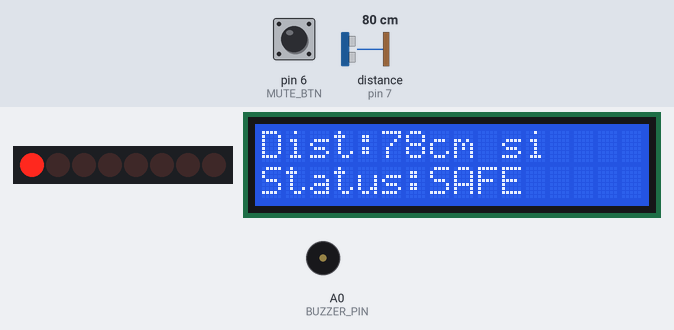
Bench run of a sketch on a simulated Arduino Uno, built with avr-gcc and run on an emulated ATmega328P. Shown: 8 shift-register outputs drawn as a row of LEDs (first output left, lit = HIGH), 16×2 character LCD, buzzer (waves = sounding). Wiring (inferred from the names in the program): ultrasonic range finder: trigger pin 8; echo pin 7; shift register (74HC595): data pin 11; shift clock pin 13; latch pin 10. Wiring (inferred from the signals the program sends): row of LEDs: on Q0, Q1, Q2, Q3, Q4, Q5, Q6, Q7. Inputs (shaded band) come from the test bench; at power-on: distance to the obstacle (sensor on pin 7) 80 cm, pin 6 (MUTE_BTN) HIGH. The echo pulse lasts 58.3 µs per cm.

Above: at 1.9 s.
2.0 s: distance to the obstacle (sensor on pin 7) set to 66 cm
At 3.2 s:
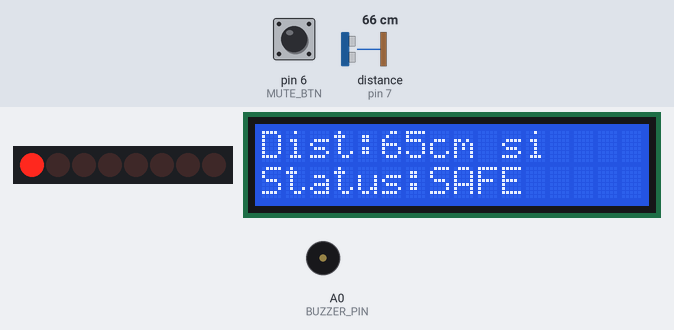
3.5 s: distance to the obstacle (sensor on pin 7) set to 59 cm
At 3.75 s:
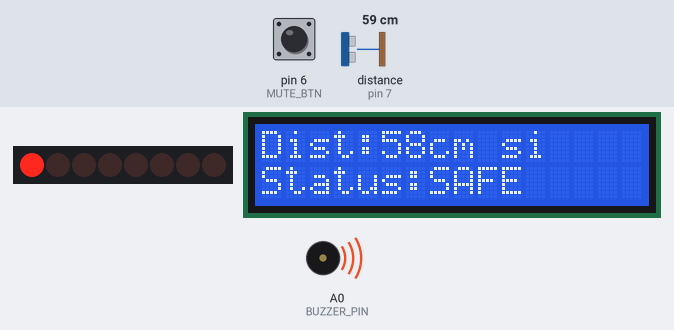
6.5 s: pin 6 (MUTE_BTN) pulled LOW for 0.15 s
At 7.3 s:
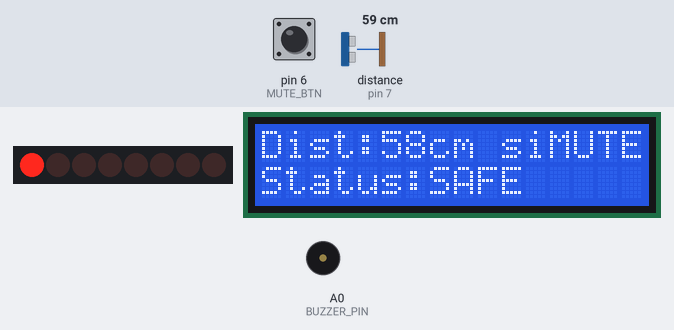
8.1 s: distance to the obstacle (sensor on pin 7) set to 22 cm
At 9.3 s:
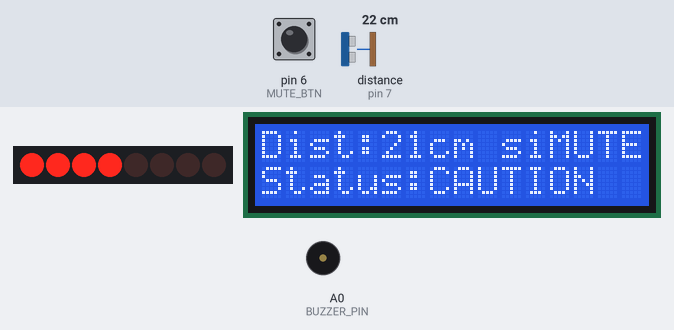
11.1 s: pin 6 (MUTE_BTN) pulled LOW for 1 s
At 11.3 s:
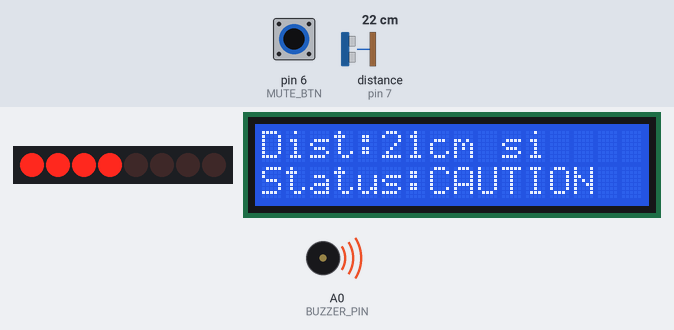
13.6 s: distance to the obstacle (sensor on pin 7) set to 2 cm
At 14.3 s:
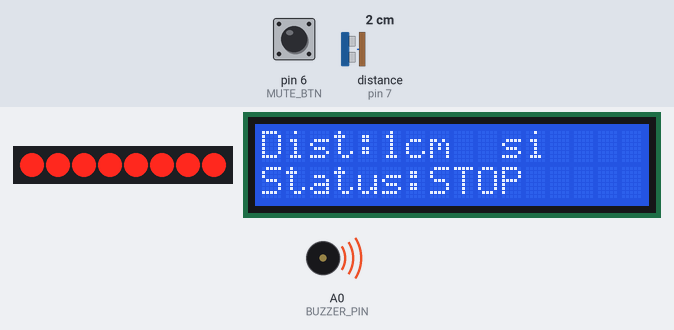
Timing chart, 0 to 16.2 s (numbered marks = the images above; inputs shaded):
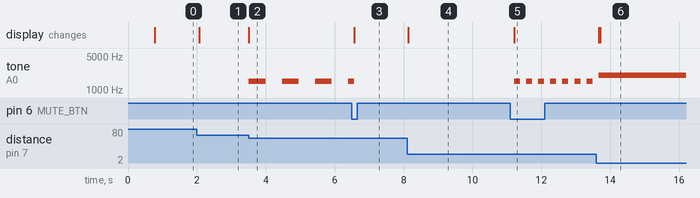

The sketch:

Circuit-Code.ino
```cpp
#include <LiquidCrystal.h>


// --------------------
// Shift register (SN74HC595)
const int SR_DATA  = 11;  // SER / DS  (pin 14)
const int SR_LATCH = 10;  // RCLK / ST_CP (pin 12)
const int SR_CLOCK = 13;  // SRCLK / SH_CP (pin 11)

// Ultrasonic sensor (HC-SR04)
const int TRIG_PIN = 8;
const int ECHO_PIN = 7;

// Buzzer + Mute button
const int BUZZER_PIN = A0;   // buzzer to A0, buzzer to GND
const int MUTE_BTN   = 6;    // button to GND,

// LCD: RS, E, D4, D5, D6, D7
LiquidCrystal lcd(12, 9, 5, 4, 3, 2);

const int STOP_CM     = 10;   //
const int CAUTION_CM  = 25;   //
const int FAR_SILENT  = 60;   //
const int NO_SIGNAL   = 999;  //

// Button debounce
bool muted = false;
bool lastStableBtn = HIGH;
bool lastReadingBtn = HIGH;
unsigned long lastDebounceT0 = 0;
const unsigned long DEBOUNCE_MS = 35;

// Buzzer timing
unsigned long lastBeepTime = 0;
bool beepOn = false;


int readDistanceCm() {
  digitalWrite(TRIG_PIN, LOW);
  delayMicroseconds(2);
  digitalWrite(TRIG_PIN, HIGH);
  delayMicroseconds(10);
  digitalWrite(TRIG_PIN, LOW);

  unsigned long d = pulseIn(ECHO_PIN, HIGH, 30000); // 30ms
  if (d == 0) return NO_SIGNAL;
  return (int)(d * 0.034 / 2.0); // cm
}

byte ledBarFromDistance(int cm) {

  if (cm == NO_SIGNAL) return B00000000;

  if (cm < 5)       return B11111111;
  else if (cm < 10) return B01111111;
  else if (cm < 15) return B00111111;
  else if (cm < 20) return B00011111;
  else if (cm < 25) return B00001111;
  else if (cm < 30) return B00000111;
  else if (cm < 35) return B00000011;
  else              return B00000001;
}

const char* statusFromDistance(int cm) {
  if (cm == NO_SIGNAL) return "NO SIGNAL";
  if (cm <= STOP_CM)   return "STOP";
  if (cm <= CAUTION_CM) return "CAUTION";
  return "SAFE";
}

void writeShiftRegister(byte value) {
  digitalWrite(SR_LATCH, LOW);
  shiftOut(SR_DATA, SR_CLOCK, MSBFIRST, value);
  digitalWrite(SR_LATCH, HIGH);
}

void updateMuteToggle() {
  bool reading = digitalRead(MUTE_BTN);

  if (reading != lastReadingBtn) {
    lastDebounceT0 = millis();
    lastReadingBtn = reading;
  }

  if (millis() - lastDebounceT0 > DEBOUNCE_MS) {
    if (reading != lastStableBtn) {
      lastStableBtn = reading;


      if (lastStableBtn == LOW) {
        muted = !muted;
      }
    }
  }
}

void buzzerFromDistance(int cm) {

  if (muted) {
    noTone(BUZZER_PIN);
    digitalWrite(BUZZER_PIN, LOW);
    beepOn = false;
    return;
  }

  // No signal or far away so silent
  if (cm == NO_SIGNAL || cm > FAR_SILENT) {
    noTone(BUZZER_PIN);
    digitalWrite(BUZZER_PIN, LOW);
    beepOn = false;
    return;
  }

  // STOP
  if (cm <= STOP_CM) {
    tone(BUZZER_PIN, 2000);
    return;
  }

  // Beep Interval
  int interval = map(cm, FAR_SILENT, STOP_CM, 450, 80);
  interval = constrain(interval, 80, 450);

  unsigned long now = millis();
  if (now - lastBeepTime >= (unsigned long)interval) {
    lastBeepTime = now;
    beepOn = !beepOn;

    if (beepOn) {
      tone(BUZZER_PIN, 1500);
      digitalWrite(BUZZER_PIN, HIGH);
    } else {
      noTone(BUZZER_PIN);
      digitalWrite(BUZZER_PIN, LOW);
    }
  }
}

void updateLCD(int cm) {

  lcd.setCursor(0, 0);
  lcd.print("Dist:");
  lcd.setCursor(5, 0);
  lcd.print("     "); // clear area
  lcd.setCursor(5, 0);

  if (cm == NO_SIGNAL) {
    lcd.print("--");
  } else {
    lcd.print(cm);
    lcd.print("cm");
  }

  lcd.setCursor(12, 0);
  if (muted) lcd.print("MUTE");
  else       lcd.print("    ");


  lcd.setCursor(0, 1);
  lcd.print("Status:");
  lcd.setCursor(7, 1);
  lcd.print("        "); // clear area
  lcd.setCursor(7, 1);
  lcd.print(statusFromDistance(cm));
}


void setup() {
  // Shift register pins
  pinMode(SR_DATA, OUTPUT);
  pinMode(SR_LATCH, OUTPUT);
  pinMode(SR_CLOCK, OUTPUT);

  // Ultrasonic
  pinMode(TRIG_PIN, OUTPUT);
  pinMode(ECHO_PIN, INPUT);

  // Buzzer and button
  pinMode(BUZZER_PIN, OUTPUT);
  pinMode(MUTE_BTN, INPUT_PULLUP);

  // LCD
  lcd.begin(16, 2);
  lcd.clear();
  lcd.print("Parking Assist");
  lcd.setCursor(0, 1);
  lcd.print("Starting...");
  delay(700);

  // Start with outputs off
  writeShiftRegister(B00000000);
  noTone(BUZZER_PIN);
}

void loop() {
  updateMuteToggle();

  int cm = readDistanceCm();

  // LED bar
  writeShiftRegister(ledBarFromDistance(cm));

  // LCD
  updateLCD(cm);

  // Buzzer
  buzzerFromDistance(cm);

  delay(50);
}
```

Measured:
- the behaviour switches between 62 and 61 cm on distance to the obstacle (sensor on pin 7) (found by bisection; images 1 and 2)
- after the input at 2.0 s, the display: changes after 0.06 s (image 1)
- after the input at 3.5 s, tone on A0 (BUZZER_PIN): alternates 1500 Hz for 0.48 s and silent for 0.48 s, starting at once; the display: changes at once (image 2)
- after the input at 6.5 s, the display: changes after 0.07 s (image 3)
- after the input at 8.1 s, the display: changes at once (image 4)
- after the input at 11.1 s, tone on A0 (BUZZER_PIN): alternates 1500 Hz for 0.17 s and silent for 0.17 s, starting after 0.12 s; the display: changes after 0.12 s (image 5)
- after the input at 13.6 s, the display: first changes after 0.06 s (image 6 shows a later state)
